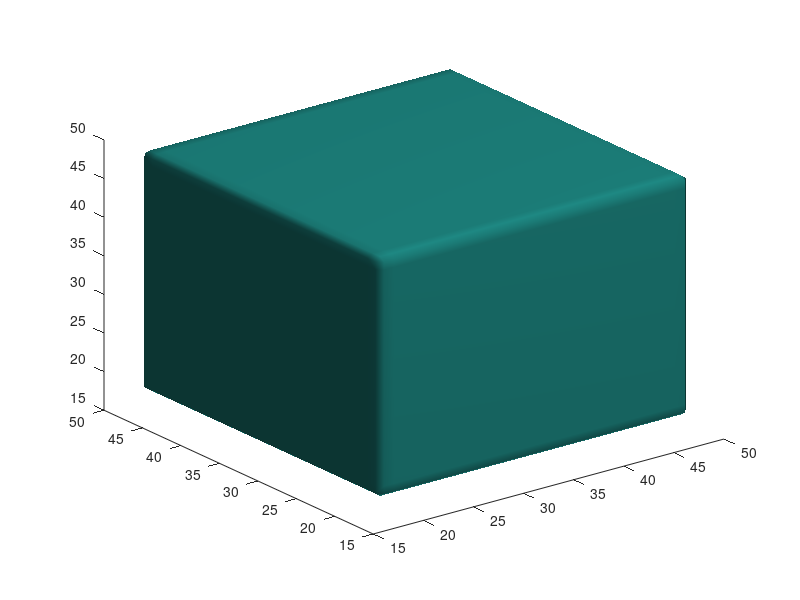

MATLAB code for this plot: (Note: this script raises an error after producing the figure.)
A = zeros(65,65,65);
b = ones(31,31,31);
A(18:end-17,18:end-17,18:end-17)= b;
B = zeros(115,115,115);
N = 2*floor(size(B,1)/(2*sqrt(2)));


figure;
clf;
isosurface(A);
theta = 45;
tau = 45;
I1 = zeros(size(A,3),size(A,2));
Len = size(I1,1);
mid = ceil(Len/2);

theta = theta*pi/180;
sinTheta = sin(theta);
cosTheta = cos(theta);

sintau = sin(tau);
costau = cos(tau);

X = (1:N)-ceil(N/2);
x = repmat(X,N,1);
y = rot90(x);

for j = 1:size(A,1)
    for i = 1:size(A,3)
        I1(j,:)= A(j,i,:);
    end
    t = round(x*cosTheta + y*sinTheta);
    I_ro = I1(t+mid);
    for i = 1:size(A,3)
        B()
    end    
end
isosurface()





